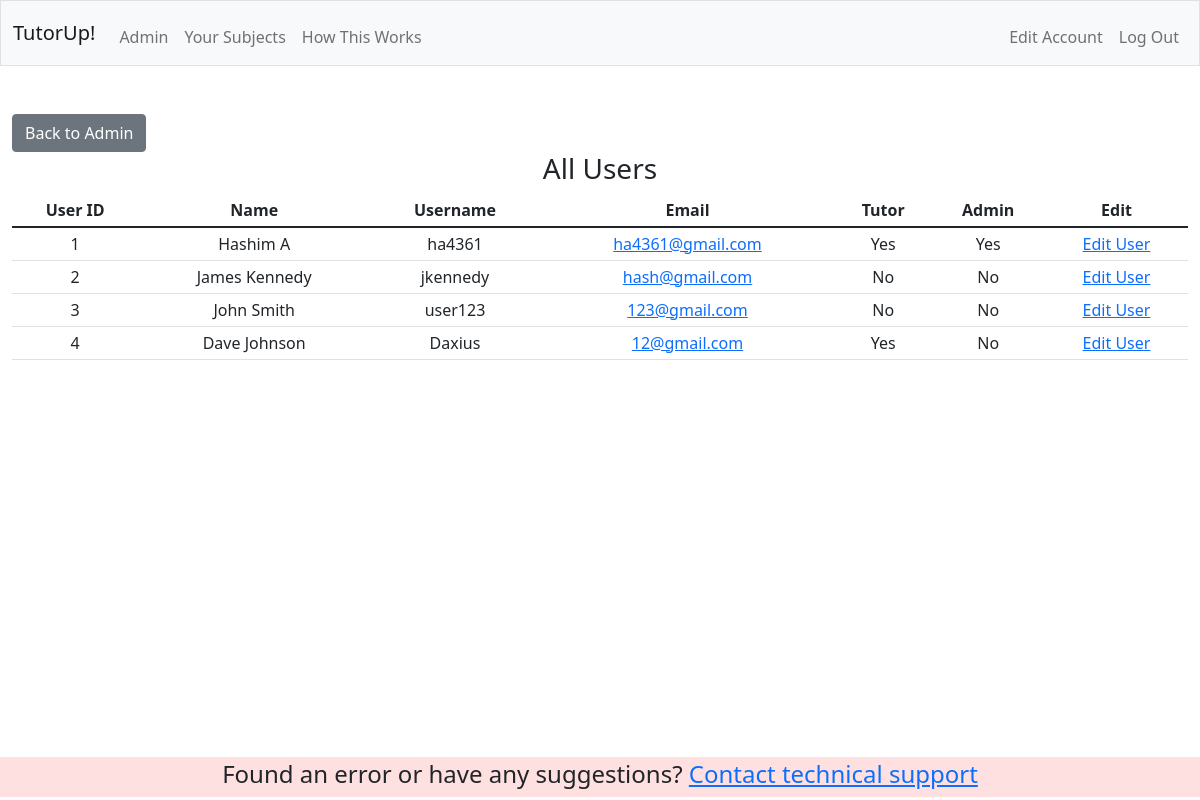
/admin/all_users (signed in), run on the app's committed database.
### tables this page shows
CREATE TABLE 'users' ('id' INTEGER PRIMARY KEY AUTOINCREMENT NOT NULL, 'username' TEXT NOT NULL, 'hash'  TEXT NOT NULL  , 'email'  TEXT NOT NULL  , 'sname'  TEXT NOT NULL  , 'fname'  TEXT NOT NULL  , 'isTutor' BOOLEAN NOT NULL DEFAULT 'FALSE', 'isAdmin'  BOOLEAN NOT NULL DEFAULT (FALSE)  );

### app.py (the view)
@app.route("/admin/all_users", methods=["GET", "POST"])
@login_required
def allusers():
    if not session["isAdmin"]:
        return apology("Page not available for your account type")
    if request.method == "GET":
        users = db.execute("SELECT * FROM users")
        return render_template("admin/all_users.html", users=users)
    else:
         return apology("Something went wrong")

### app.py (called while the page is built)
@app.after_request
def after_request(response):
    response.headers["Cache-Control"] = "no-cache, no-store, must-revalidate"
    response.headers["Expires"] = 0
    response.headers["Pragma"] = "no-cache"
    return response

### helpers.py (called while the page is built)
def login_required(f):
    @wraps(f)
    def decorated_function(*args, **kwargs):
        if session.get("user_id") is None:
            return redirect("/login")
        return f(*args, **kwargs)
    return decorated_function

### templates/admin/all_users.html (shortened to what this page needs)
{% extends "layout.html" %}
{% block main %}
    <button onclick="location.href= '/admin'" class="btn btn-secondary" style="display:block">Back to Admin</button>
    <h3 class="h3">All Users</h3>
    <table class="table table-sm table-hover">
        <thead>
            <th scope="col">User ID</th>
            <th scope="col">Name</th>
            <th scope="col">Username</th>
            <th scope="col">Email</th>
            <th scope="col">Tutor</th>
            <th scope="col">Admin</th>
            <th scope="col">Edit</th>
        </thead>
        <tbody>
            {% for user in users %}
            <tr>
                <td>{{  user["id"] }}</td>
                <td>{{ user["fname"] }} {{ user["sname"] }}</td>
                <td>{{ user["username"] }}</td>
                <td><a href="https://mail.google.com/mail/u/0/?fs=1&to={{ user['email'] }}&tf=cm">{{ user['email'] }}</a></td>
                {% if user["isTutor"] %}
                    <td>Yes</td>
                {% else %}
                    <td>No</td>
                {% endif %}
                {% if user["isAdmin"] %}
                    <td>Yes</td>
                {% else %}
                    <td>No</td>
                {% endif %}
                <td><a href="/edit?id={{ user['id'] }}">Edit User</a></td>
            </tr>
            {% endfor %}
        </tbody>
    </table>
{% endblock %}

### data on the page
users: id "1", fname "Hashim", sname "A", username "ha4361", email "ha4361@gmail.com", isTutor "Yes", isAdmin "Yes"
users: id "2", fname "James", sname "Kennedy", username "jkennedy", email "hash@gmail.com", isTutor "No", isAdmin "No"
users: id "3", fname "John", sname "Smith", username "user123", email "123@gmail.com", isTutor "No", isAdmin "No"
users: id "4", fname "Dave", sname "Johnson", username "Daxius", email "12@gmail.com", isTutor "Yes", isAdmin "No"
